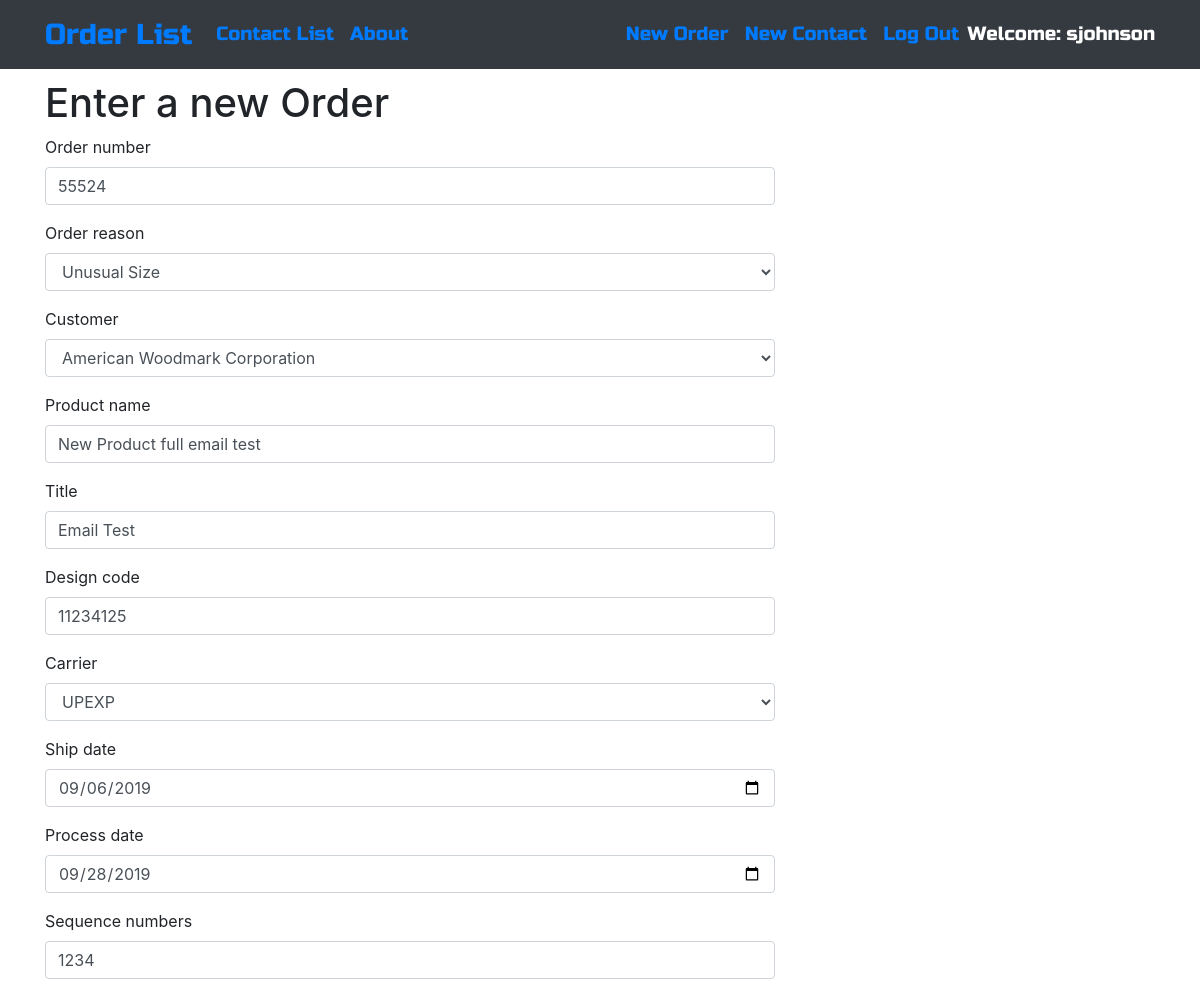
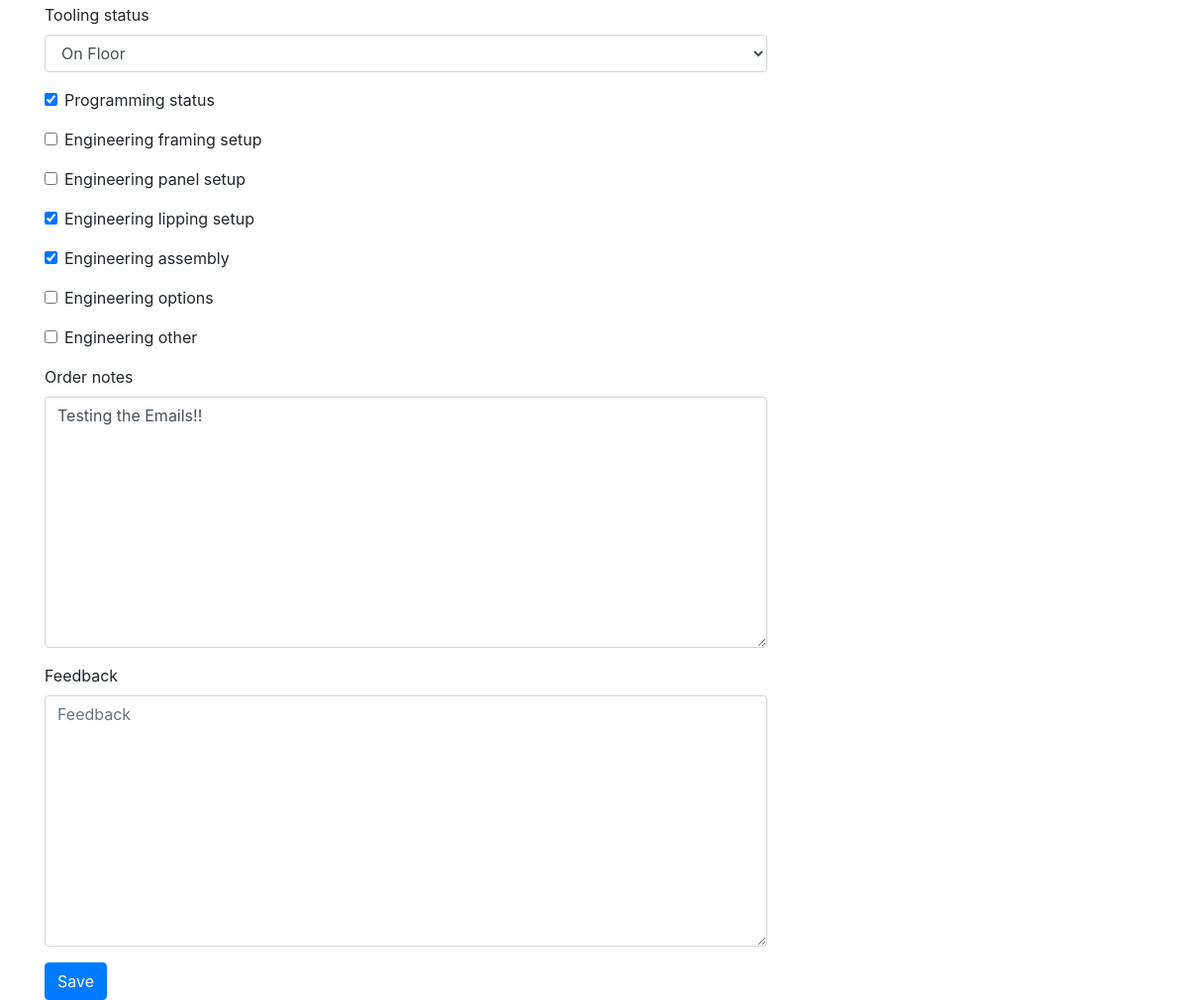
The app's page /order/31/edit/ (signed in) with its own data (2 pictures, top to bottom).
### ordermanager/models.py (models this page shows, shortened)
class Order(models.Model):
    CUSTOMERS = (
        ("American Woodmark Corporation", "American Woodmark Corporation"),
        ("ACP", "ACP"),
        ("Jim Bishop", "Jim Bishop"),
        ("Fabritec", "Fabritec"),
        ("Hanssem", "Hanssem"),
        ("KabinArt", "KabinArt"),
        ("Legacy", "Legacy"),
        ("MasterBrand Cabinets, Inc", "MasterBrand Cabinets, Inc"),
        ("Unicor", "Unicor"),
    )
    CARRIER = (
        ("UPEXP", "UPEXP"),
        ("UPSAR", "UPSAR"),
        ("UPSBL", "UPSBL"),
        ("UPSCN", "UPSCN"),
        ("UPSGR", "UPSGR"),
        ("UPSRD", "UPSRD"),
        ("UPSRS", "UPSRS"),
        ("UPSSV", "UPSSV"),
        ("UPSWX", "UPSWX"),
        ("UPS2A", "UPS2A"),
        ("UPS3D", "UPS3D"),
        ("FX2DY", "FX2DY"),
        ("FXSTD", "FXSTD"),
        ("FXPAM", "FXPAM"),
        ("FXGRN", "FXGRN"),
        ("FXFNL", "FXFNL"),
        ("Customer Pickup", "Customer Pickup"),
    )
    REASON = (
        ("New Product", "New Product"),
        ("Not Applicable", "Not Applicable"),
        ("Unusual Size", "Unusual Size"),
        ("Unusual Profile", "Unusual Profile"),
        ("Unusual Material", "Unusual Material"),
        ("Obsolete Product", "Obsolete Product"),
        ("Non-Existing Material Specification", "Non-Existing Material Specification"),  # Order 26
        ("Customer Sample", "Customer Sample"),  # Order 26
        ("Special Assembly", "Special Assembly"),  # Order 26
        ("Special Inspection", "Special Inspection"),
        ("Special Packaging", "Special Packaging"),  # Order 26
        ("Profile Testing", "Profile Testing"),  # Order 26
        ("Process Testing", "Process Testing"),  # Order 26
    )
    TOOLING = (
        ("On Floor", "On Floor"),
        ("In Grinding Room", "In Grinding Room"),
        ("Other - See Notes", "Other - See Notes"),
    )
    author = models.ForeignKey('auth.User', on_delete=models.CASCADE)
    order_number = models.CharField(max_length=255)
    order_reason = models.CharField(max_length=50, choices=REASON)
    customer = models.CharField(max_length=50, choices=CUSTOMERS)
    product_name = models.CharField(max_length=255)
    title = models.CharField(max_length=255)
    design_code = models.CharField(max_length=255)
    carrier = models.CharField(max_length=20, choices=CARRIER)
    ship_date = models.DateField()
    process_date = models.DateField()
    sequence_numbers = models.CharField(max_length=255)
    tooling_status = models.CharField(max_length=20, choices=TOOLING)
    programming_status = models.BooleanField(default=False)
    engineering_framing_setup = models.BooleanField(default=False)
    engineering_panel_setup = models.BooleanField(default=False)
    engineering_lipping_setup = models.BooleanField(default=False)
    engineering_assembly = models.BooleanField(default=False)
    engineering_options = models.BooleanField(default=False)
    engineering_other = models.BooleanField(default=False)
    order_notes = models.TextField(blank=True, null=True)
    feedback = models.TextField(blank=True, null=True)
    date = models.DateTimeField()

### ordermanager/views.py (the view)
# urls.py: path('order/<int:pk>/edit/', views.OrderUpdateView.as_view(), name='order_edit'),
class OrderUpdateView(LoginRequiredMixin, UpdateView):
    login_url = '/login/'
    redirect_field_name = 'ordermanager/order_detail.html'
    form_class = OrderForm
    model = Order

### ordermanager/templates/ordermanager/order_form.html (shortened to what this page needs)
{% extends "ordermanager/base.html" %}
{% load bootstrap4 %}
{% block content %}
    <h1>Enter a new Order</h1>
    <form class="order-form" method="POST">
        {% bootstrap_form form %}
        {% buttons %}
            <button type="submit" class="save btn btn-primary">Save</button>
        {% endbuttons %}
    </form>
{% endblock %}

### ordermanager/templates/ordermanager/base.html (shortened to what this page needs)
<!DOCTYPE html>
{% load staticfiles %}
<html lang="en">
<head>
    <link rel="stylesheet" href="https://stackpath.bootstrapcdn.com/bootstrap/4.3.1/css/bootstrap.min.css">
    <link href="https://maxcdn.bootstrapcdn.com/font-awesome/4.7.0/css/font-awesome.min.css" rel="stylesheet">
    <link rel="stylesheet" href="{% static 'css/ordermanager.css' %}">
</head>
<body>
    <nav class="navbar navbar-expand-lg bg-dark techfont">
        <div class="container">
            <div class="navbar-nav align-items-center">
                <a class='navbar-brand bigbrand' href="{% url 'order_list' %}">Order List</a>
                <a class="nav-item nav-link" href="{% url 'contact_list' %}">Contact List</a>
                <a class="nav-item nav-link" href="{% url 'about' %}">About</a>
            </div>
            <div class="navbar-nav align-items-center ml-auto">
                {% if user.is_authenticated %}
                    <a class="nav-item nav-link" href="{% url 'order_new' %}">New Order</a>
                    <a class="nav-item nav-link" href="{% url 'contact_new' %}">New Contact</a>
                    <a class="nav-item nav-link" href="{% url 'logout' %}">Log Out</a>
                    <a class="welcome">  Welcome: {{ user.username }}</a>
                    {% else %}
                    <a class="nav-item nav-link" href="{% url 'login' %}" aria-label="Login"><span class="fa fa-user"></span></a>
                {% endif %}
            </div>
        </div>
    </nav>
    <div class="content container">
        <div class="row">
            <div class="col-md-8">
                {% block content %}
                {% endblock %}
            </div>
        </div>
    </div>
</body>
</html>

### ordermanager/static/css/ordermanager.css (style rules this page uses)
.techfont { font-family: 'Russo One', sans-serif; font-size: 1.2em; margin-bottom: 10px; }
.bigbrand { font-size: 1.5em; }
.welcome { font-family: 'Russo One', sans-serif; font-size: 1em; color: white!important; }

### records on screen
Order: order_number "55524", order_reason "Unusual Size", customer "American Woodmark Corporation", product_name "New Product full email test", title "Email Test", design_code "11234125", carrier "UPEXP", ship_date "09/06/2019", process_date "09/28/2019", sequence_numbers "1234", tooling_status "On Floor", programming_status "☑", engineering_lipping_setup "☑", engineering_assembly "☑", order_notes "Testing the Emails!!"

### other values on screen
{{ user.username }} "sjohnson"
